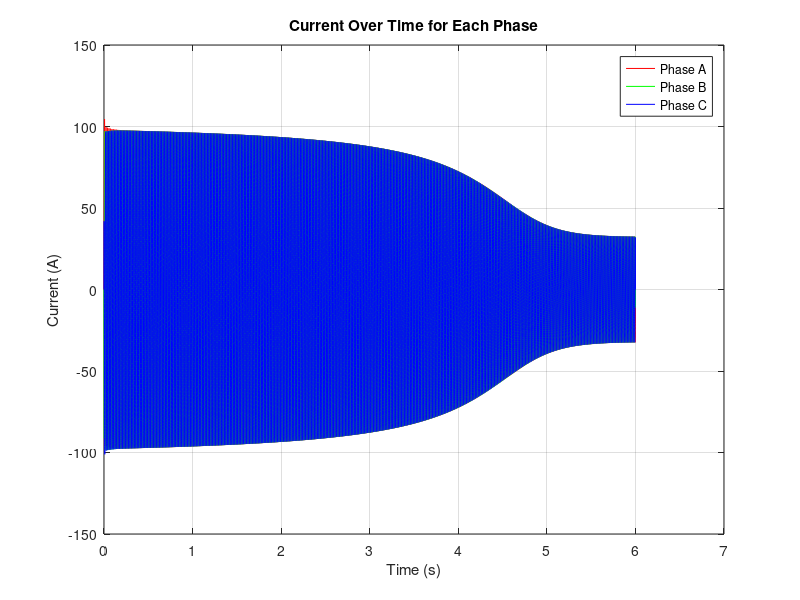

MATLAB code to generate this figure:
clc;
clear all;



%As a general rule, your dt should be small enough that the variables you're simulating do not change drastically within each time step.
% 0.0001


dt = 0.0001; % time step
tend = 6; % end time
t= 0:dt:tend;
[n, size_t] = size(t);
% 1. Specify input variables: Va(t), Vb(t), Vc(t), and TL(t)
f=60;
TL = 8.16; % replace with the actual function
% 2. Specify initial conditions: θ0, ω0, t0=0, [ψs]0, [ψr]0
phis  = zeros(3,1,size_t); % initial psi_s
phir = zeros(3,1,size_t); % initial psi_r
Labcsr =  zeros(3,3,size_t);
Labcrs =  zeros(3,3,size_t);
Ir = zeros(3,1, size_t);
Is = zeros(3,1, size_t);
Te = zeros(1,size_t);
Va = zeros(1,size_t);
Vb = zeros(1,size_t);
Vc = zeros(1,size_t);
Vs = zeros(3,1,size_t);
%5. Specify constants
Rs = 0.1535;
Rr = 0.08175;
% Rs = 0.166;
% Rr = 0.08175;
% Xls = 0.754;
% Xm =26.13;
% Xlr =0.754;
% Lls = Xls/(2*pi*f);
% Llr = Xlr/(2*pi*f);
% Lms = Xm/(2*pi*f);
% r = 0.0642 ;
% g0 = 1.6e-3;
% L = 130e-3;
% mu_0 = 4* pi* 10^(-7);
% Lms = ((4/2)^2)*((mu_0*pi*r*L)/g0);
% Lmr = Lms;

% Lmr = ((80/2*((0.29)^2))^2)*((mu_0*pi*r*L)/g0);
% Lsr =((4/2)*(80/2*((0.29)^2))) *((mu_0*pi*r*L)/g0);
% Lmr = ((20/2)^2)*((mu_0*pi*r*L)/g0);
% Lsr = (((4*20)/4))*((mu_0*pi*r*L)/g0);
Lls = 0.27527e-3;
% Llr = 0.27527e-3;
Llr = 0.27527e-3;
 Lm = 3.6514e-3;
% Lls = 0.211e-3;
% Llr = 0.192e-3;
%  Lm = 3.55e-3;
Lms =(2/3)*Lm;
Lmr = Lms;
Lsr = Lmr;
P = 4;
B=0;
J=0.0889;
Vm = 29.39;
N = 1;
R1 = [Rs 0 0; 0 Rs 0; 0 0 Rs];
R2 = [Rr 0 0; 0 Rr 0; 0 0 Rr];
Labcs = [Lls+Lms,                  -0.5*Lms,                  -0.5*Lms;
       -0.5*Lms,                    Lls+Lms,                  -0.5*Lms;
       -0.5*Lms,                  -0.5*Lms,                   Lls+Lms ];

Labcr = [Llr+Lmr,                  -0.5*Lmr,                  -0.5*Lmr;
    -0.5*Lmr,                    Llr+Lmr,                  -0.5*Lmr;
    -0.5*Lmr,                  -0.5*Lmr,                   Llr+Lmr ];
% 
% Labcs = [Lls+0.0032,                  -0.00137,                  -0.00137;
%        -0.00137,                    Lls+0.0032,                  -0.00137;
%        -0.00137,                  -0.00137,                   Lls+0.0032 ];
% 
% Labcr = [Llr+0.001976,                  -0.0008784,                  -0.0008784;
%     -0.0008784,                    Llr+0.001976,                 -0.0008784;
%    -0.0008784,                 -0.0008784,                   Llr+0.001976 ];
% 3. Specify simulation time step and end: Δt, tend
theta = zeros(1,size_t);
omega = zeros(1,size_t);


for i = 1: size_t
    if i > 1
        Labcsr= [Lsr*cos(theta(i-1)),           Lsr*cos(theta(i-1)+(2*pi/3)),    Lsr*cos(theta(i-1)-(2*pi/3));
            Lsr*cos(theta(i-1)-2*pi/3),     Lsr*cos(theta(i-1)),            Lsr*cos(theta(i-1)+(2*pi/3));
            Lsr*cos(theta(i-1)+(2*pi/3)),   Lsr*cos(theta(i-1)-(2*pi/3)),    Lsr*cos(theta(i-1))];
        Labcrs = (Labcsr)';
        % 13. Differentiation
        % Labcsrdiff = [-Lsr*sin(theta(i-1)),             -Lsr*sin(theta(i-1)+(2*pi/3)),    -Lsr*sin(theta(i-1)-(2*pi/3));
        %     -Lsr*sin(theta(i-1)-2*pi/3),     -Lsr*sin(theta(i-1)),             -Lsr*sin(theta(i-1)+(2*pi/3));
        %     -Lsr*sin(theta(i-1)+(2*pi/3)),   -Lsr*sin(theta(i-1)-(2*pi/3)),    -Lsr*sin(theta(i-1))];
        Labcsrdiff = [-0.004195*sin(theta(i-1)),             -0.004195*sin(theta(i-1)+(2*pi/3)),    -0.004195*sin(theta(i-1)-(2*pi/3));
            -0.004195*sin(theta(i-1)-2*pi/3),     -0.004195*sin(theta(i-1)),             -0.004195*sin(theta(i-1)+(2*pi/3));
            -0.004195*sin(theta(i-1)+(2*pi/3)),   -0.004195*sin(theta(i-1)-(2*pi/3)),    -0.004195*sin(theta(i-1))];
        Labcrsdiff =  (Labcsrdiff)';
        % 6. Calculate current vectors [Is]i-1 and [Ir]i-1 using (23) and (24)
         Ir(:, : , i-1)= ((inv(Labcr-((Labcsr)'*inv(Labcs)*Labcsr)))*(N*phir(:,:,i-1) - ((Labcsr)'*inv(Labcs)*phis(:,:,i-1))));
         % Ir(:, : , i-1) = inv(Labcrs*Labcsr-Labcr)*(((Labcrs*inv(Labcs)*phis(:,:,i-1))-phir(:,:,i-1));
         Is(:, :, i-1) = (inv(Labcs)*phis(:,:,i-1))-(inv(Labcs)*Labcsr*Ir(:,:,i-1));
        
        % 7. Calculate induced torque Te,i-1
        Te(i-1) = (P/2)*((((0.5*(Is(:,:,i-1))'* Labcsrdiff*(Ir(:,:,i-1)))+(0.5*(Ir(:,:,i-1))'* Labcrsdiff*(Is(:,:,i-1))))));
         % Te(i-1) = (P/2)*((Is(:,:,i-1))'* Labcsrdiff*(Ir(:,:,i-1)));
        % %12. Calculate Voltges
        Va(i) = Vm*sin(2*pi*f*t(i)); % replace with the actual function
        Vb(i) = Vm*sin(2*pi*f*t(i)-(120*pi/180)); % replace with the actual function
        Vc(i) = Vm*sin(2*pi*f*t(i)+(120*pi/180));
        Vs(:, :, i) = [Va(i);Vb(i);Vc(i)];
        % 8. Calculate flux linkage vectors [ψs]i and [ψr]i using (21) and (22)
        phis(:,:,i) = ((Vs(:, :, i-1)-(R1*Is(:,:,i-1))))*dt + phis(:,:,i-1);
        phir(:,:,i)= (-(R2*Ir(:,:,i-1))*dt*(1/N)) + phir(:,:,i-1);
        
        % 9. Calculate rotor angular speed ωi and position θi using (25) and 26
        omega(i) = ((((((1/(J))*(Te(i-1)- TL)))*dt*(P/2))) + omega(i-1));
        % omega(i) = (1/J*(Te(i-1)-TL-((B/J)*(omega(i)))))*dt + omega(i-1);
        theta(i) = ((omega(i)*dt)+ theta(i-1));
        
        % 10. ti=ti-1+Δt
        % t(i) = t(i-1) + dt;
    end
end

% Extract the data for each phase
I = Is;
Ir_A = squeeze(I(1,1,:));
Ir_B = squeeze(I(2,1,:));
Ir_C = squeeze(I(3,1,:));

% Create a time vector to represent the time steps at which each current reading was taken
time_vector = dt:dt:size_t*dt;

%Create the plot
figure;
plot(time_vector, Ir_A, 'r'); % Plot Phase A in red
hold on;
plot(time_vector, Ir_B, 'g'); % Plot Phase B in green
plot(time_vector, Ir_C, 'b'); % Plot Phase C in blue
hold off; 
% Label the plot
title('Current Over Time for Each Phase');
xlabel('Time (s)');
ylabel('Current (A)');
legend('Phase A', 'Phase B', 'Phase C');
grid on;
% ylim([-50,50])

omega_2 = (((omega)*(2/P))*60)/(2*pi);
   % plot(t,Te,'red')
%grid on
 % plot(omega_2,Te,'red')
 % plot(t,omega_2)
 % grid on;
 % plot(t,theta)
  % plot(omega_2, Ir_A, 'r'); % Plot Phase A in red